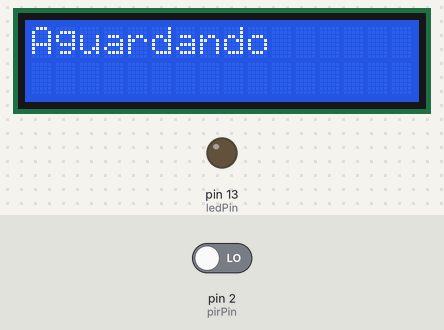
The sketch below on a simulated Arduino Uno, built with avr-gcc and run on an emulated ATmega328P. On the bench: 16×2 character LCD, output pins drawn as LEDs (lit = HIGH). The inputs (shaded band) are chosen by the test bench; at power-on: pin 2 (pirPin) LOW.

Above: at 0.1 s.
1.3 s: pin 2 (pirPin) driven HIGH
At 2.3 s:
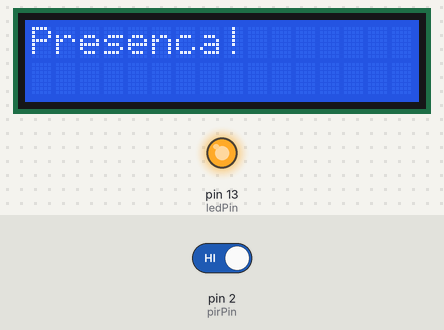
At 2.9 s:
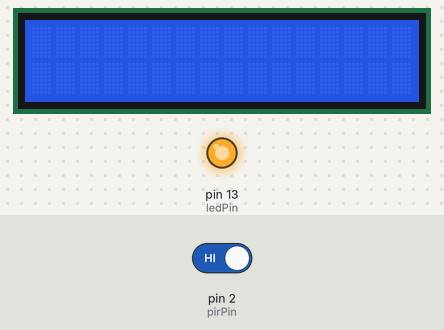
6.1 s: pin 2 (pirPin) driven LOW
At 7.5 s:
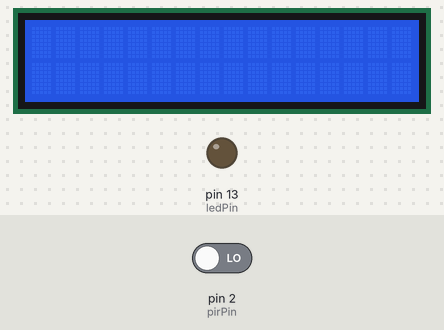
Timing chart, 0 to 9.1 s (numbered marks = the images above; inputs shaded):
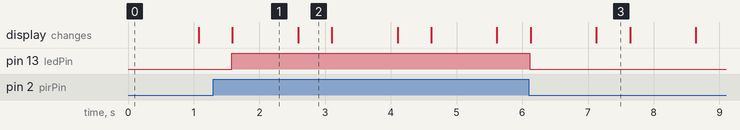

Measured:
- after the input at 1.3 s, pin 13 (ledPin): LOW → HIGH after 0.28 s; the display: changes after 0.29 s (image 1)
- after the input at 6.1 s, pin 13 (ledPin): HIGH → LOW at once; the display: first changes at once (image 3 shows a later state)
- what the display in image 1 shows lasts 1.0 s, from 1.6 s to 2.6 s
- what the display in image 2 shows lasts 0.5 s, from 2.6 s to 3.1 s

The sketch:

lab_14.ino
```cpp
//#include <Wire.h> // lib para I2C (usar essa linha na simulação)
#include <LiquidCrystal_I2C.h>

// Inicializa o LCD no endereço 0x27 com 16 colunas e 2 linhas
LiquidCrystal_I2C lcd(0x27, 16, 2);

int pirPin = 2;    // Pino do sensor PIR
int ledPin = 13;   // Pino do LED

void setup() {
  pinMode(pirPin, INPUT);  // Configura o pino do PIR como entrada
  pinMode(ledPin, OUTPUT); // Configura o pino do LED como saída

  lcd.init();              // Inicializa o LCD
  lcd.backlight();         // Liga a luz de fundo do LCD
}

void loop() {
  if (digitalRead(pirPin) == HIGH) {  // Se o PIR detectar movimento
    digitalWrite(ledPin, HIGH);       // Liga o LED
    lcd.setCursor(0, 0);              // Posição inicial no LCD
    lcd.print("Presenca!");
    delay(1000);
     lcd.clear();
    } else {
    digitalWrite(ledPin, LOW);        // Desliga o LED se não houver movimento
    lcd.setCursor(0, 0);              // Posição inicial no LCD*/
   lcd.print("Aguardando ");
   delay(1000);
       lcd.clear();    // Exibe a mensagem de aguardando
  }

   delay(500);  // Pequeno atraso para estabilidade
}
```
